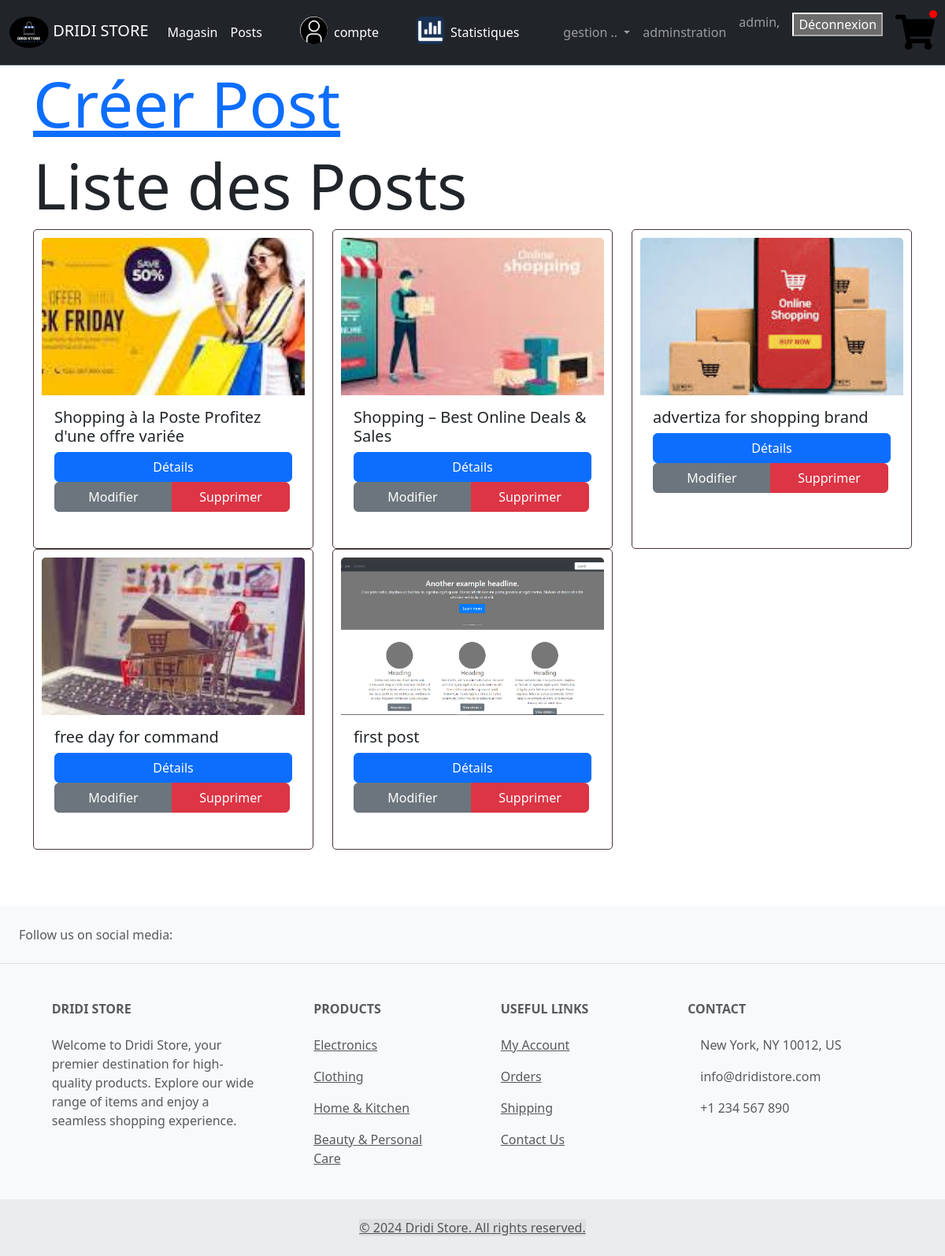
Page /blog/ (signed in) on the committed database.
### blog/models.py (models this page shows, shortened)
class Post(models.Model):
    title = models.CharField(max_length=200, unique=True)
    slug = models.SlugField(max_length=200, unique=True)
    author = models.ForeignKey(User, on_delete= models.CASCADE,related_name='blog_posts')
    updated_on = models.DateTimeField(auto_now= True)
    content = models.TextField()
    created_on = models.DateTimeField(auto_now_add=True)
    status = models.IntegerField(choices=STATUS, default=0)
    image=models.ImageField(upload_to='postImages/',blank=True)
    class Meta:
        ordering = ['-created_on']

### blog/views.py (the view)
# urls.py: path('', ListePosts.as_view(), name='liste_posts'),
class ListePosts(ListView):
    model = Post
    template_name = 'post/liste_posts.html'
    context_object_name = 'posts'

### templates/post/liste_posts.html (shortened to what this page needs)
{% extends "../base.html" %}
{% load static %}
{% block styles %}
<link rel="stylesheet" type="text/css" media="screen" href="{% static 'post/listPost.css' %}">
{% endblock styles %}
{% block content %}
<div class="container">
    {% if user.is_authenticated %}
    <h1 class="display-1"><a href="{% url 'creer_post' %}">Créer Post</a></h1>
    {% endif %}
    <h1 class="display-1">Liste des Posts</h1>
    <div class="row">
        {% for post in posts %}
        <div class="col-md-4">
            <div class="card post-card">
                {% if post.image %}
                <img class="card-img-top" src="{{ post.image.url }}" alt="Post Image">
                {% endif %}
                <div class="card-body">
                    <h5 class="card-title">{{ post.title }}</h5>
                    <div class="d-grid gap-2">
                        <a href="{% url 'detail_post' post.pk %}" class="btn btn-primary">Détails</a>
                    </div>
                    {% if user.is_authenticated %}
                        {% if user.is_staff or post.author == user %}
                    <div class="btn-group" id="btnbloc">
                        <a href="{% url 'modifier_post' post.pk %}" class="btn btn-secondary">Modifier</a>
                        <a href="{% url 'supprimer_post' post.pk %}" class="btn btn-danger">Supprimer</a>
                    </div>
                    {% endif %}
                    {% endif %}
                </div>
            </div>
        </div>
        {% endfor %}
    </div>
</div>
{% endblock %}

### templates/base.html (shortened to what this page needs)
{% load static %}
<!DOCTYPE html>
<html>
<head>
    <link href="https://cdn.jsdelivr.net/npm/bootstrap@5.3.3/dist/css/bootstrap.min.css" rel="stylesheet">
	{% block styles %} {% endblock %}
</head>
<body>
  <nav class="navbar navbar-expand-lg  border-bottom border-body bg-dark" data-bs-theme="dark">
    <div class="container-fluid">
      <a class="navbar-brand" href="/">
        <img src="{% static 'images/LOGO.png' %}" height="40"  alt="logo Image" style="border-radius: 50%;" />
        DRIDI STORE</a>
      <div class="collapse navbar-collapse" id="navbarSupportedContent">
        <ul class="navbar-nav me-auto mb-2 mb-lg-0">
          <li class="nav-item">
            <a class="nav-link active" aria-current="page" href="/magasin/">Magasin</a>
          </li>
          <li class="nav-item">
            <a class="nav-link active" aria-current="page" href="/blog/">Posts</a>
          </li>
          {% if user.is_authenticated %}
          <img src="{% static 'images/compte.png' %}" style="margin-left: 40px; width: 35px; height: 35px; border-radius: 55%;" />
          <li class="nav-item">
            <a class="nav-link active" aria-current="page" href="/magasin/compte/">
              compte</a>
          </li>
          {% if user.is_staff %}
          <img src="{% static 'images/stats.png' %}" style="margin-left: 40px; width: 35px; height: 35px; border-radius: 6px;" />
          <li class="nav-item" style="margin-right: 40px;">
            <a class="nav-link active" aria-current="page" href="/magasin/stats">
              Statistiques</a>
          </li>
          {% endif %}
          {% endif %}
          {% if user.is_authenticated %}
          {% if user.is_staff %}
          <li class="nav-item dropdown">
            <a class="nav-link dropdown-toggle" href="#" role="button" data-bs-toggle="dropdown" aria-expanded="false">
              gestion ..
            </a>
          </li>
          <li class="nav-item">
            <a class="nav-link " href="/admin/" aria-disabled="true">adminstration</a>
          </li>
          {% endif %}
          {% endif %}
        </ul>
        <ul class="navbar-nav ml-auto">
          {% if user.is_authenticated %}
          <li class="nav-item active">
          <a class="nav-link" href="#">{{user}},</a>
          </li>
         <form action=" {% url 'logout' %}" method="post">
          <a class="nav-link">
          <button type="submit">Déconnexion</button>
          </a></form>
          {% endif %}
          <li class="nav-item active">
            <a class="nav-link" href="/magasin/panier">
              <span id="nbP">{% block nbr %} {% endblock %}</span>
            </a>
          </li>
          </ul>
      </div>
    </div>
  </nav>
	{% block content %} {% endblock %}
<br><br><br>
<footer class="text-center text-lg-start bg-body-tertiary text-muted">
  <section class="d-flex justify-content-center justify-content-lg-between p-4 border-bottom">
    <div class="me-5 d-none d-lg-block">
      <span>Follow us on social media:</span>
    </div>
    <div>
    </div>
  </section>
  <section class="">
    <div class="container text-center text-md-start mt-5">
      <div class="row mt-3">
        <div class="col-md-3 col-lg-4 col-xl-3 mx-auto mb-4">
          <h6 class="text-uppercase fw-bold mb-4">
            Dridi Store
          </h6>
          <p>
            Welcome to Dridi Store, your premier destination for high-quality products. Explore our wide range of items and enjoy a seamless shopping experience.
          </p>
        </div>
        <div class="col-md-2 col-lg-2 col-xl-2 mx-auto mb-4">
          <h6 class="text-uppercase fw-bold mb-4">
            Products
          </h6>
          <p>
            <a href="#!" class="text-reset">Electronics</a>
          </p>
          <p>
            <a href="#!" class="text-reset">Clothing</a>
          </p>
          <p>
            <a href="#!" class="text-reset">Home & Kitchen</a>
          </p>
          <p>
            <a href="#!" class="text-reset">Beauty & Personal Care</a>
          </p>
        </div>
        <div class="col-md-3 col-lg-2 col-xl-2 mx-auto mb-4">
          <h6 class="text-uppercase fw-bold mb-4">
            Useful links
          </h6>
          <p>
            <a href="#!" class="text-reset">My Account</a>
          </p>
          <p>
            <a href="#!" class="text-reset">Orders</a>
          </p>
          <p>
            <a href="#!" class="text-reset">Shipping</a>
          </p>
          <p>
            <a href="#!" class="text-reset">Contact Us</a>
          </p>
        </div>
        <div class="col-md-4 col-lg-3 col-xl-3 mx-auto mb-md-0 mb-4">
          <h6 class="text-uppercase fw-bold mb-4">Contact</h6>
          <p> New York, NY 10012, US</p>
          <p>
            info@dridistore.com
          </p>
          <p> +1 234 567 890</p>
        </div>
      </div>
    </div>
  </section>
  <div class="text-center p-4" style="background-color: rgba(0, 0, 0, 0.05);">
    <a href="mailto:wassimdridi724@gmail.com" style="background-color: rgba(0, 0, 0, 0.05) " class="text-muted">© 2024 Dridi Store. All rights reserved.</a>
  </div>
</footer>
</body>
</html>

### static/post/listPost.css (style rules this page uses)
.post-card { border: 1px solid #493838; border-radius: 5px; padding: 10px; margin-bottom: 20px; }
.post-card img { max-width: 100%; height: auto; }
#btnbloc .btn { width: 150px; }

### templates/base.html (style rules this page uses)
.nav-link { position: relative; display: inline-block; }
#nbP { position: absolute; top: 5px; right: 5px; background-color: red; color: white; padding: 5px; border-radius: 50%; }
svg { height: 50px; width: 50px; }

### templates/post/liste_posts.html (style rules this page uses)
.post-card { height: 100%; }
.post-card .card-img-top { object-fit: cover; height: 200px; }

### rows in the picture
Post: image (picture), title "Shopping à la Poste Profitez d'une offre variée"
Post: image (picture), title "Shopping – Best Online Deals & Sales"
Post: image (picture), title "advertiza for shopping brand"
Post: image (picture), title "free day for command"
Post: image (picture), title "first post"

### other values in the picture
{{ user }} "admin"
